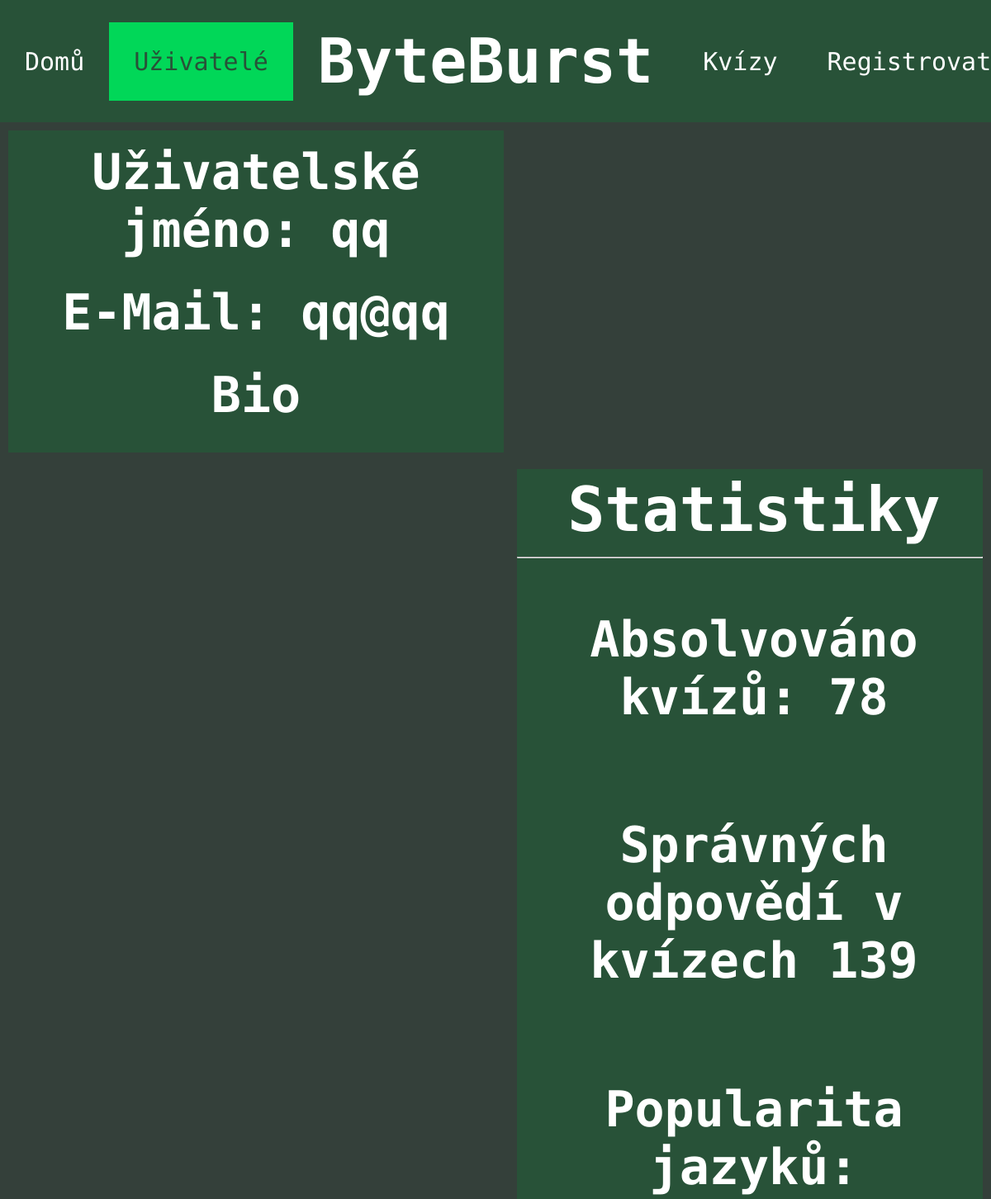
The app's page /users/18 (upper part), older data.
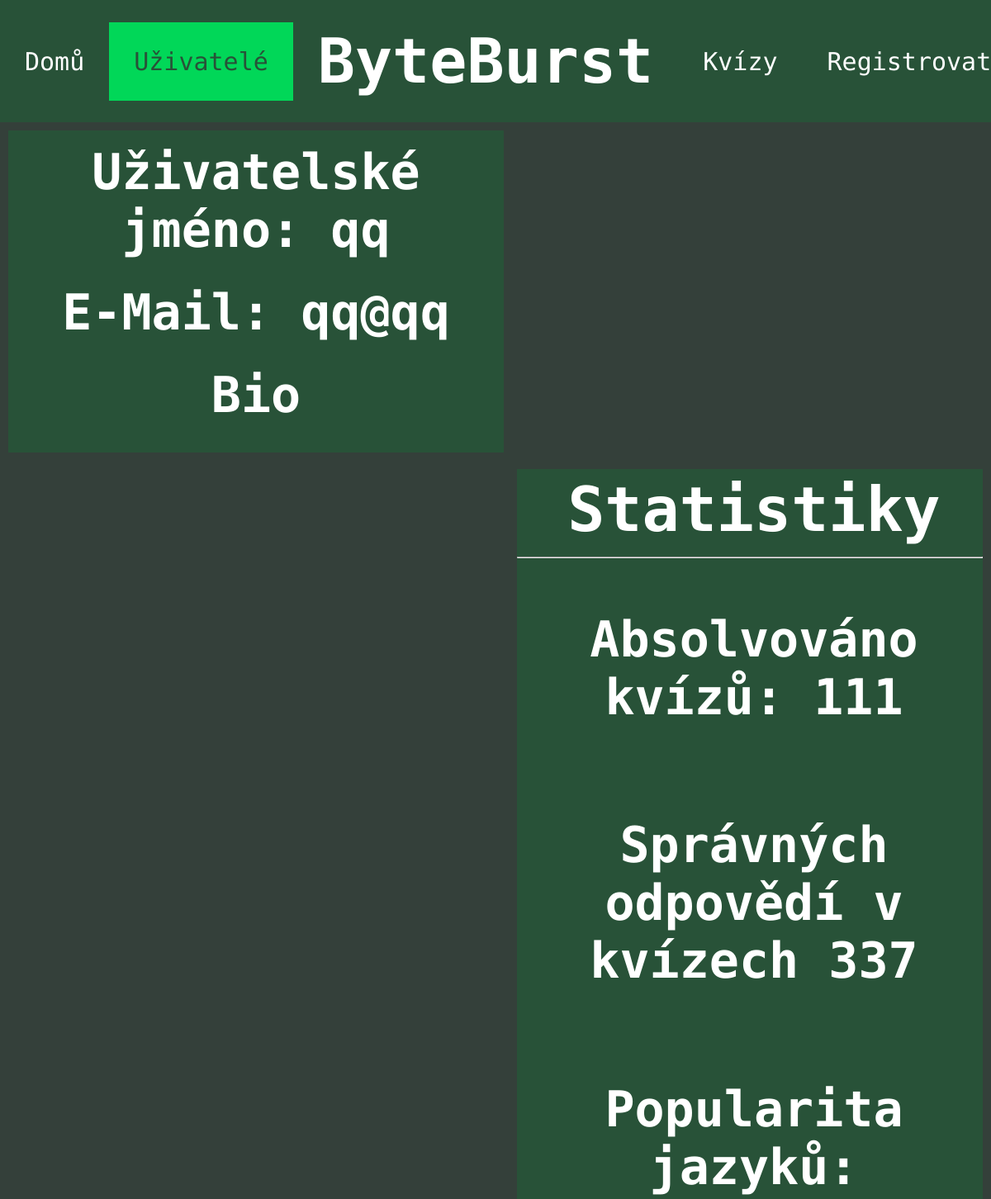
The same page, newer data.
### tables this page shows
CREATE TABLE "user" (
	"id"	INTEGER,
	"username"	TEXT UNIQUE,
	"email"	TEXT UNIQUE,
	"password"	TEXT,
	"bio"	TEXT,
	"quiz_correct"	INTEGER DEFAULT 0,
	"quiz_absolved"	INTEGER DEFAULT 0,
	"is_admin"	INTEGER DEFAULT 0,
	"is_active"	INTEGER NOT NULL DEFAULT 1,
	PRIMARY KEY("id" AUTOINCREMENT)
);

### app.py (the view)
@app.route("/users/<user_id>") # route pro zobrazení konkrétního už. profilu
def user(user_id):
    cur, con=db_connect()
    cur.execute("SELECT username, email, bio, quiz_correct, quiz_absolved FROM user WHERE id=?", (user_id,)) # vybrání už. jména, e-mailu, bia, počtu správných odpovědí a absolvovaných kvízů z tabulky user v záznamech, kde se id rovná předanému parametru
    username, email, bio, quiz_correct, quiz_absolved=cur.fetchone() # spojení výsledku dotazu do stejnojmenných proměnných
    cur.execute("SELECT * FROM language_popularity WHERE user_id=?",(user_id,)) # vybrání všech atributů z tabulky language_popularity
    language_popularity_temporary=cur.fetchall() # spojení výsledku do dotazu language popularity
    cur.execute("SELECT name FROM category") # výběr jmen kategorií z tabulky category
    categories=cur.fetchall() # spojení výsledku dotazu do tabulky categories
    language_popularity={} # založení dictionary language_popularity
    for i in range (0, len(categories)): # založení for cyklu pro procházení jednotlivých dílčích kategorií
        language_popularity[categories[i]]=language_popularity_temporary[i][3] # nastavení hodnoty v language_popularity s klíčem categories[i], tedy dílčí kategorie, na hodnotu třetí hodnotu v i-tém listu v language_popularity_temporary
    language_popularity=sorted(language_popularity.items(), key=lambda x: x[1], reverse=True) # language_popularity.items přetvoří dictionary na list, ve kterém jsou další listy, které vždy obsahující dvojici klíč a k ní hodnota
    return render_template("pages/profil.html", active=2, username=username, email=email, bio=bio, quiz_correct=quiz_correct, quiz_absolved=quiz_absolved, language_popularity=language_popularity, is_admin=0)

### app.py (called while the page is built)
def db_connect():
    con = sqlite3.connect("database.db") # připojení do databáze uložené v adresáři jako database.db
    cur = con.cursor() # vytvoření cursor pro interakci s databází
    return cur, con

### templates/pages/profil.html (shortened to what this page needs)
{% extends "layout/header.html" %}
{% block content %}
<div class="profile-left-section">
    <h2>Uživatelské jméno: {{ username }}</h2><br>
    <h2>E-Mail: {{ email }}</h2><br>
    <h2>Bio</h2><br>
</div>
<div class="profile-right-section">
    <h1>Statistiky</h1>
    <hr>
    <h2>Absolvováno kvízů: {{ quiz_absolved }}</h2>
    <h2>Správných odpovědí v kvízech {{ quiz_correct }}</h2>
    <h2 style="text-align: center;">Popularita jazyků:</h2>
</div>
{% endblock %}

Row changes from the older to the newer data that the page shows:
changed user "qq": quiz_correct (not shown) → "337"
Text that changed along with them:
{{ quiz_absolved }}: "78" → "111"
{{ quiz_correct }}: "139" → (not shown)
